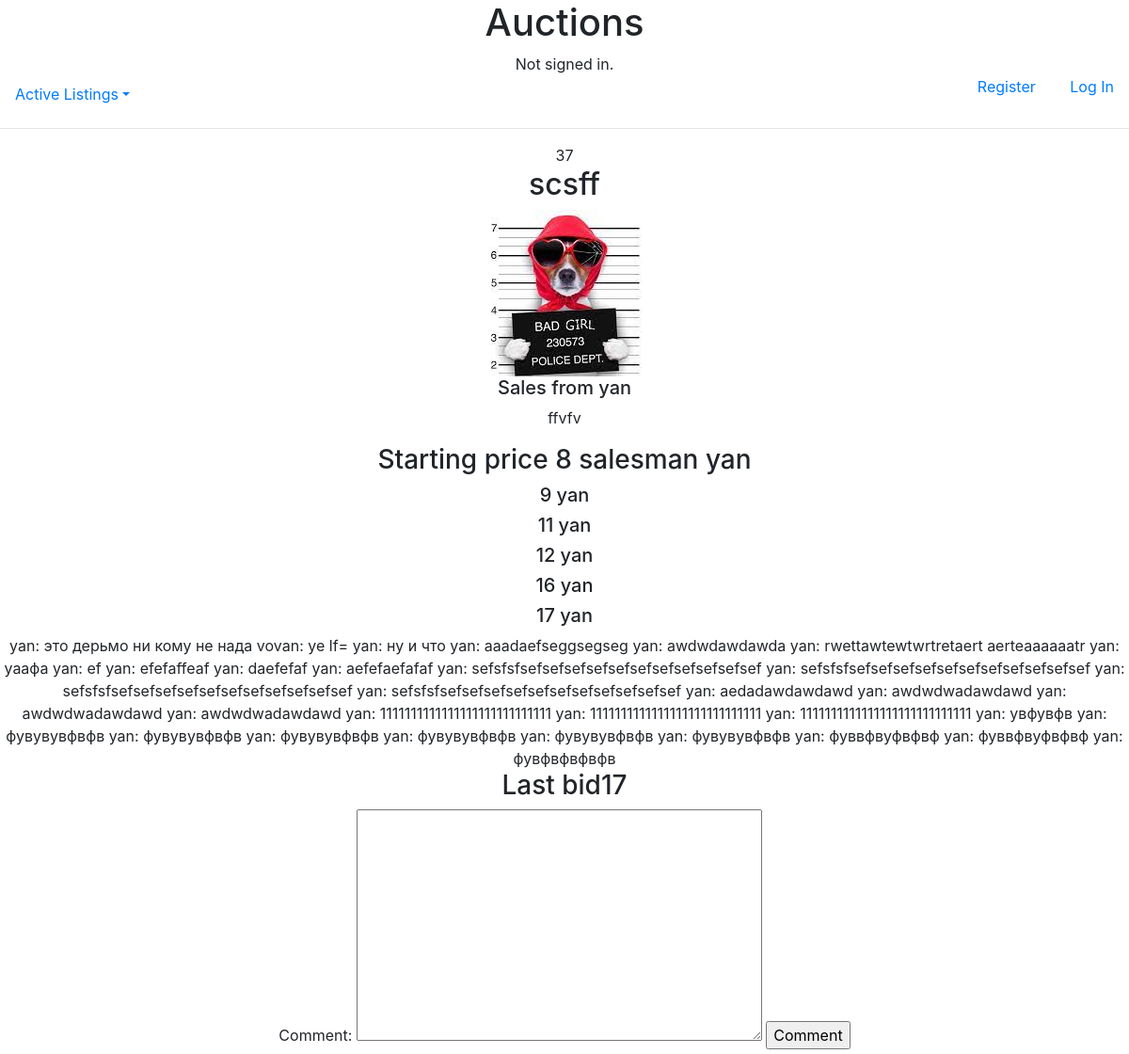
The app's page /37 with its own data.
### auctions/models.py (models this page shows)
class Lot(models.Model):
    lot_name = models.CharField(max_length=64)
    description = models.TextField()
    starting_price = price = models.IntegerField()
    price = models.ManyToManyField(Bid, blank=True, related_name="lotbid")
    picture = models.URLField(blank=True)
    category = models.ForeignKey(Category, on_delete=models.CASCADE, related_name="lotcategory")
    userLot = models.ForeignKey(User, on_delete=models.CASCADE, related_name="userLot")
    user_comit = models.ManyToManyField(Comit, blank=True, related_name="usercomit")
    time_lot = models.DateTimeField(default=datetime.now)
    time_sales = models.DateTimeField(default=datetime.now)
    sale = models.BooleanField(default=False)

class Bid(models.Model):
    user = models.ForeignKey(User, on_delete=models.CASCADE, related_name="biduser")
    price = models.IntegerField()
    time_lot = models.DateTimeField(default=(datetime.now))

class User(AbstractUser):
    pass

class Comit(models.Model):
    user = models.ForeignKey(User, on_delete=models.CASCADE, related_name="comituser")
    comit = models.TextField()

### auctions/views.py (the view, shortened to what this page needs)
# urls.py: path("<int:lot_id>", views.lot, name="lot"),
def lot(request, lot_id):
    lot = Lot.objects.filter(pk=int(lot_id)).first()
    if lot.price.first():
        min_value = int(lot.price.last().price) + 1
        initial = int(lot.price.last().price)
    else:
        min_value = int(lot.starting_price) + 1
        initial = int(lot.starting_price)
    class Bid_forms(forms.Form):
        bid = forms.IntegerField(label="Bid:", min_value=min_value, initial=initial)
    class Comment_forms(forms.Form):
        comment = forms.CharField(label="Сomment:", widget=forms.Textarea)
    return render(request, "auctions/lot_page.html",
                  {"lot": lot, "form": Bid_forms, "comment_forms": Comment_forms, 'categories': Category.objects.all(),
                   't_Now': datetime.now()})

### auctions/templates/auctions/lot_page.html (shortened to what this page needs)
{% extends "auctions/layout.html" %}
{% block body %}
{{lot.id}}
            <h2>{{lot.lot_name}}</h2>
            {%if not lot.picture %}
            <img >
            {% else %}
            <img src="{{lot.picture}}" >
            {%endif%}
            {% if lot.price.all.last %}
            {%if lot.time_sales >= t_Now  %}
            {{lot.time_sales|timeuntil}}
            {% else %}
             <h5> Sales from {{lot.price.all.last.user}}</h5>
            {% endif %}
            {% endif %}
            <p>{{lot.description}}</p>
            <h3>Starting price {{lot.starting_price}} salesman {{lot.userLot}} </h3>
            {%if lot.price.all.last.price %}
                {%for bid in lot.price.all%}
                <h5> {{bid.price}} {{bid.user}}</h5>
            {% endfor %}
            {%endif%}
            {% for c_t in lot.user_comit.all %}
            {{c_t.user}}: {{c_t.comit}}
            {% endfor %}
<h3>Last bid{{lot.price.all.last.price}}</h3>
            <form action="{% url 'lot' lot.id %}" method="post">
                {{comment_forms}}
            <input type="submit" value="Comment"/>
            </form>
{% endblock %}

### records on screen
Lot: id "37", lot_name "scsff", price.all.last.user "yan", description "ffvfv", starting_price "8", userLot "yan", price.all.last.price "17"
Bid: price "9", user "yan"
Bid: price "11", user "yan"
Bid: price "12", user "yan"
Bid: price "16", user "yan"
Bid: price "17", user "yan"
Comit: user "yan", comit "это дерьмо ни кому не нада"
Comit: user "vovan", comit "ye lf="
Comit: user "yan", comit "ну и что"
Comit: user "yan", comit "aaadaefseggsegseg"
Comit: user "yan", comit "awdwdawdawda"
Comit: user "yan", comit "rwettawtewtwrtretaert aerteaaaaaatr"
Comit: user "yan", comit "уаафа"
Comit: user "yan", comit "ef"
Comit: user "yan", comit "efefaffeaf"
Comit: user "yan", comit "daefefaf"
Comit: user "yan", comit "aefefaefafaf"
Comit: user "yan", comit "sefsfsfsefsefsefsefsefsefsefsefsefsefsef"
Comit: user "yan", comit "sefsfsfsefsefsefsefsefsefsefsefsefsefsef"
Comit: user "yan", comit "sefsfsfsefsefsefsefsefsefsefsefsefsefsef"
Comit: user "yan", comit "sefsfsfsefsefsefsefsefsefsefsefsefsefsef"
Comit: user "yan", comit "aedadawdawdawd"
Comit: user "yan", comit "awdwdwadawdawd"
Comit: user "yan", comit "awdwdwadawdawd"
Comit: user "yan", comit "awdwdwadawdawd"
Comit: user "yan", comit "1111111111111111111111111111"
Comit: user "yan", comit "1111111111111111111111111111"
Comit: user "yan", comit "1111111111111111111111111111"
Comit: user "yan", comit "увфувфв"
Comit: user "yan", comit "фувувувфвфв"
Comit: user "yan", comit "фувувувфвфв"
Comit: user "yan", comit "фувувувфвфв"
Comit: user "yan", comit "фувувувфвфв"
Comit: user "yan", comit "фувувувфвфв"
Comit: user "yan", comit "фувувувфвфв"
Comit: user "yan", comit "фуввфвуфвфвф"
Comit: user "yan", comit "фуввфвуфвфвф"
Comit: user "yan", comit "фувфвфвфвфв"
